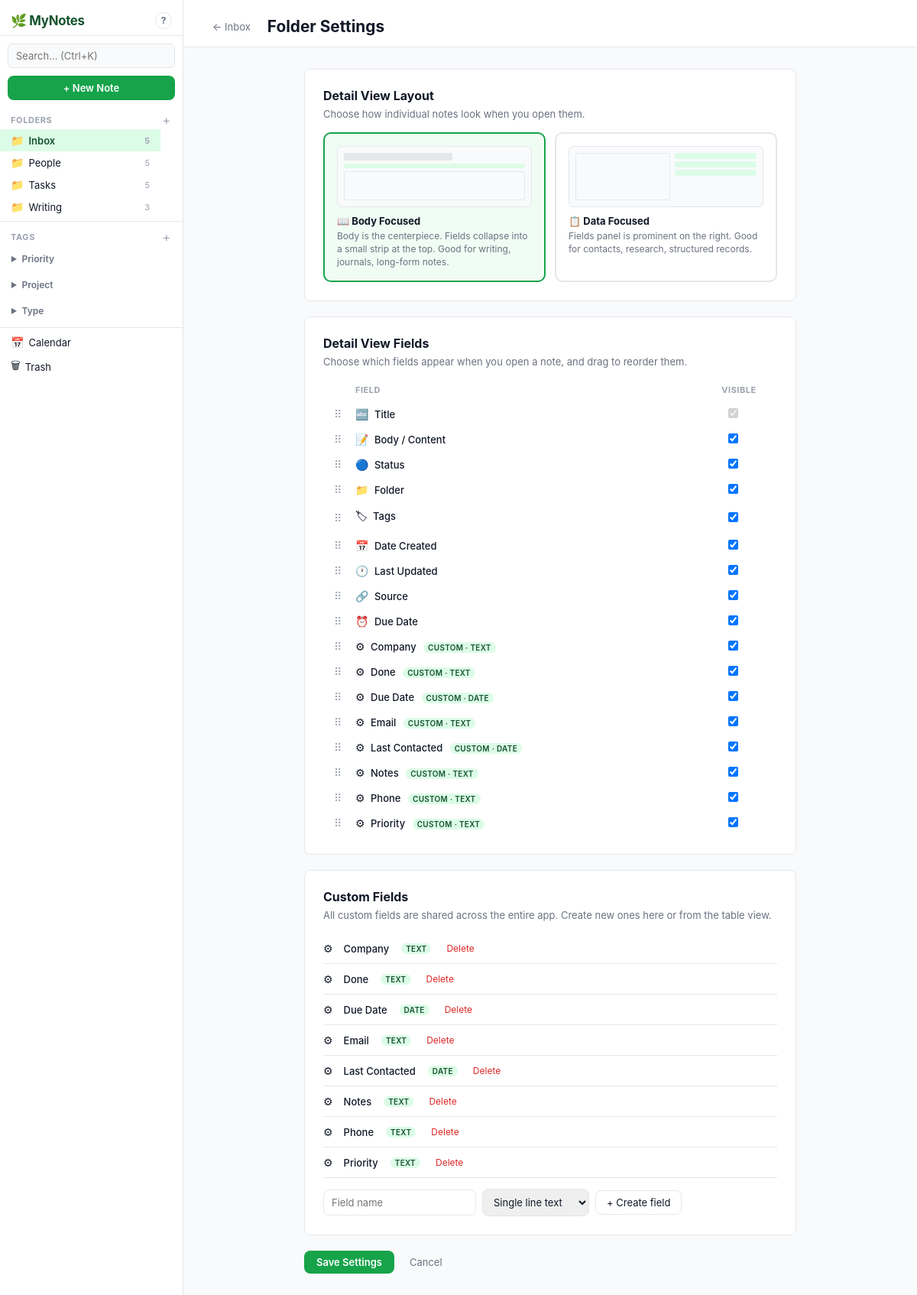
/folder/1/settings, run on the app's committed database.
### tables this page shows
CREATE TABLE folders (
            id INTEGER PRIMARY KEY AUTOINCREMENT,
            name TEXT NOT NULL,
            parent_id INTEGER REFERENCES folders(id) ON DELETE CASCADE,
            created_at TEXT NOT NULL
        , default_view_type TEXT DEFAULT 'card', default_sort_field TEXT DEFAULT 'created_at', default_sort_dir TEXT DEFAULT 'desc', default_filters_json TEXT DEFAULT '[]', default_filter_logic TEXT DEFAULT 'AND', detail_view_mode TEXT DEFAULT 'body', default_sorts_json TEXT DEFAULT '[]');

CREATE TABLE tag_groups (
            id INTEGER PRIMARY KEY AUTOINCREMENT,
            name TEXT NOT NULL
        );

CREATE TABLE custom_fields (
            id INTEGER PRIMARY KEY AUTOINCREMENT,
            folder_id INTEGER REFERENCES folders(id) ON DELETE CASCADE,
            name TEXT NOT NULL,
            field_type TEXT DEFAULT 'text'
        );

### app.py (the view, shortened to what this page needs)
@app.route("/folder/<int:folder_id>/settings", methods=["GET","POST"])
def folder_settings(folder_id):
    conn = get_db()
    folder = conn.execute("SELECT * FROM folders WHERE id=?", (folder_id,)).fetchone()
    if not folder:
        conn.close()
        return redirect(url_for('index'))
    all_custom_fields = conn.execute("SELECT * FROM custom_fields ORDER BY name").fetchall()
    field_settings = {}
    for fs in conn.execute("SELECT * FROM folder_field_settings WHERE folder_id=?", (folder_id,)).fetchall():
        field_settings[fs['field_name']] = dict(fs)
    conn.close()
    return render_template('folder_settings.html',
        folder=dict(folder),
        custom_fields=[dict(f) for f in all_custom_fields],
        field_settings=field_settings,
        active_folder_id=folder_id,
    )

### app.py (called while the page is built)
def get_db():
    conn = sqlite3.connect(DB_PATH)
    conn.row_factory = sqlite3.Row
    conn.execute("PRAGMA foreign_keys = ON")
    return conn

def get_folder_tree_with_views(conn, saved_views_by_folder, parent_id=None):
    rows = conn.execute(
        "SELECT f.*, (SELECT COUNT(*) FROM notes n WHERE n.folder_id=f.id AND n.deleted_at IS NULL AND n.is_archived=0) as note_count "
        "FROM folders f WHERE f.parent_id IS ? ORDER BY f.name", (parent_id,)
    ).fetchall()
    result = []
    for r in rows:
        d = dict(r)
        d['children'] = get_folder_tree_with_views(conn, saved_views_by_folder, r['id'])
        d['saved_views'] = saved_views_by_folder.get(r['id'], [])
        result.append(d)
    return result

### templates/folder_settings.html (shortened to what this page needs)
{% extends "layout.html" %}
{% block content %}
<div class="view-header">
    <div class="view-header-left">
        <a href="/folder/{{ folder.id }}" class="btn-back">← {{ folder.name }}</a>
        <h1 class="view-title">Folder Settings</h1>
    </div>
</div>
<div class="settings-shell">
    <form method="post" id="settings-form">
        <div class="settings-section">
            <h2 class="settings-section-title">Detail View Layout</h2>
            <p class="settings-section-desc">Choose how individual notes look when you open them.</p>
            <div class="layout-mode-picker">
                <label class="layout-mode-option {% if folder.detail_view_mode != 'data' %}layout-mode-active{% endif %}">
                    <div class="layout-mode-preview layout-preview-body">
                        <div class="lp-title"></div>
                        <div class="lp-props"></div>
                        <div class="lp-body"></div>
                    </div>
                    <div class="layout-mode-label">
                        <strong>📖 Body Focused</strong>
                        <span>Body is the centerpiece. Fields collapse into a small strip at the top. Good for writing, journals, long-form notes.</span>
                    </div>
                </label>
                <label class="layout-mode-option {% if folder.detail_view_mode == 'data' %}layout-mode-active{% endif %}">
                    <div class="layout-mode-preview layout-preview-data">
                        <div class="lp-body-small"></div>
                        <div class="lp-fields">
                            <div class="lp-field"></div>
                            <div class="lp-field"></div>
                            <div class="lp-field"></div>
                        </div>
                    </div>
                    <div class="layout-mode-label">
                        <strong>📋 Data Focused</strong>
                        <span>Fields panel is prominent on the right. Good for contacts, research, structured records.</span>
                    </div>
                </label>
            </div>
        </div>
        <div class="settings-section">
            <h2 class="settings-section-title">Detail View Fields</h2>
            <p class="settings-section-desc">Choose which fields appear when you open a note, and drag to reorder them.</p>
            <div class="settings-field-table">
                <div class="settings-field-header">
                    <span></span>
                    <span>Field</span>
                    <span style="text-align:center">Visible</span>
                </div>
                {% set std_fields = [
                    ('title', 'Title', '🔤'),
                    ('body', 'Body / Content', '📝'),
                    ('status', 'Status', '🔵'),
                    ('folder', 'Folder', '📁'),
                    ('tags', 'Tags', '🏷'),
                    ('created_at', 'Date Created', '📅'),
                    ('updated_at', 'Last Updated', '🕐'),
                    ('source', 'Source', '🔗'),
                    ('due_date', 'Due Date', '⏰'),
                ] %}
                <div id="sortable-fields">
                {% set all_rows = [] %}
                {% for field_name, label, icon in std_fields %}
                    {% set fs = field_settings.get(field_name, {}) %}
                    {% set order = fs.get('display_order', loop.index0 * 10) %}
                    {% set visible = fs.get('visible_in_detail', 1) %}
                    {% set _ = all_rows.append({'key': field_name, 'label': label, 'icon': icon, 'order': order, 'visible': visible, 'is_std': true}) %}
                {% endfor %}
                {% for cf in custom_fields %}
                    {% set fs_key = 'cf_' + cf.id|string %}
                    {% set fs = field_settings.get(fs_key, {}) %}
                    {% set order = fs.get('display_order', 500 + loop.index0 * 10) %}
                    {% set visible = fs.get('visible_in_detail', 1) %}
                    {% set _ = all_rows.append({'key': fs_key, 'label': cf.name, 'icon': '⚙', 'order': order, 'visible': visible, 'is_std': false, 'cf': cf}) %}
                {% endfor %}
                {% for row in all_rows | sort(attribute='order') %}
                {% set expanded_key = 'expand_' + row.key %}
                <div class="settings-field-row" draggable="true" data-key="{{ row.key }}">
                    <span class="sf-drag-handle">⠿</span>
                    <span class="settings-field-name" style="cursor:pointer" onclick="toggleFieldExpand('fe-{{ row.key }}')">
                        <span class="sf-icon">{{ row.icon }}</span>
                        {{ row.label }}
                        {% if not row.is_std %}<span class="field-type-tag">custom · {{ row.cf.field_type }}</span>{% endif %}
                    </span>
                    <span style="text-align:center">
                        <input type="checkbox" name="detail_{{ row.key }}" value="1"
                               {% if row.visible != 0 %}checked{% endif %}
                               {% if row.key == 'title' %}disabled{% endif %}>
                    </span>
                </div>
                {% endfor %}
                </div>
            </div>
        </div>
        <div class="settings-section">
            <h2 class="settings-section-title">Custom Fields</h2>
            <p class="settings-section-desc">All custom fields are shared across the entire app. Create new ones here or from the table view.</p>
            {% for cf in custom_fields %}
            <div class="settings-cf-row">
                <span class="sf-icon">⚙</span>
                <span class="settings-field-name">{{ cf.name }}</span>
                <span class="field-type-tag">{{ cf.field_type }}</span>
                <form method="post" action="/api/custom-fields/{{ cf.id }}/delete" style="display:inline" onsubmit="return confirm('Delete field everywhere in the app?')">
                    <button type="submit" class="btn-ghost btn-sm btn-danger">Delete</button>
                </form>
            </div>
            {% endfor %}
            <div class="settings-add-field">
                <input type="text" id="new-field-name" placeholder="Field name" class="form-input" style="max-width:200px">
                <select id="new-field-type" class="form-input" style="max-width:140px">
                    <option value="text">Single line text</option>
                </select>
                <button type="button" class="btn-outline" onclick="addFieldGlobal()">+ Create field</button>
            </div>
        </div>
        <div class="settings-actions">
            <button type="submit" class="btn-primary">Save Settings</button>
            <a href="/folder/{{ folder.id }}" class="btn-ghost">Cancel</a>
        </div>
    </form>
</div>
{% endblock %}

### templates/layout.html (shortened to what this page needs)
<!DOCTYPE html>
<html lang="en">
<head>
    <link rel="stylesheet" href="/static/style.css">
    <link href="https://cdn.quilljs.com/1.3.6/quill.snow.css" rel="stylesheet">
</head>
<body>
<div class="app-shell">
    <aside class="sidebar" id="sidebar">
        <div class="sidebar-header">
            <div class="app-logo">🌿 MyNotes</div>
            <button class="shortcuts-btn" onclick="openModal('modal-shortcuts')" title="Keyboard shortcuts">?</button>
        </div>
        <div class="sidebar-search">
            <form action="/search" method="get">
                <input type="text" name="q" placeholder="Search… (Ctrl+K)" class="sidebar-search-input" id="global-search">
            </form>
        </div>
        <a href="/note/new" class="btn-new-note">+ New Note</a>
        <nav class="sidebar-nav">
            <div class="nav-section">
                <div class="nav-section-header">
                    <span>Folders</span>
                    <button class="nav-add-btn" onclick="openModal('modal-add-folder')" title="New folder">+</button>
                </div>
                {% for folder in sidebar_folders recursive %}
                <div class="nav-folder-wrap">
                    <div class="nav-item-row">
                        <a href="/folder/{{ folder.id }}"
                           class="nav-item {% if active_folder_id is defined and active_folder_id == folder.id %}active{% endif %}"
                           style="padding-left: {{ 14 + loop.depth0 * 14 }}px">
                            <span class="nav-icon">{% if folder.children %}📂{% else %}📁{% endif %}</span>
                            <span class="nav-label">{{ folder.name }}</span>
                            <span class="nav-count">{{ folder.note_count }}</span>
                        </a>
                        <div class="nav-more-wrap">
                        </div>
                    </div>
                </div>
                {% endfor %}
            </div>
            <div class="nav-section">
                <div class="nav-section-header">
                    <span>Tags</span>
                    <button class="nav-add-btn" onclick="openModal('modal-add-tag-group')" title="New tag group">+</button>
                </div>
                {% for group in sidebar_tag_groups %}
                <div class="tag-group-wrap">
                    <div class="tag-group-header" onclick="toggleEl('tg-{{ group.id }}')">
                        <span class="tag-group-arrow">▶</span>
                        <span>{{ group.name }}</span>
                        <div class="nav-more-wrap" onclick="event.stopPropagation()">
                        </div>
                    </div>
                </div>
                {% endfor %}
            </div>
            <div class="nav-section nav-section-bottom">
                <a href="/calendar" class="nav-item {% if active_page is defined and active_page == 'calendar' %}active{% endif %}">
                    <span class="nav-icon">📅</span><span class="nav-label">Calendar</span>
                </a>
                <a href="/trash" class="nav-item {% if active_page is defined and active_page == 'trash' %}active{% endif %}">
                    <span class="nav-icon">🗑</span><span class="nav-label">Trash</span>
                </a>
            </div>
        </nav>
    </aside>
    <main class="main-content">
        {% block content %}{% endblock %}
    </main>
</div>
</body>
</html>

### data on the page
folders: name "Inbox", note_count "5"
folders: name "People", note_count "5"
folders: name "Tasks", note_count "5"
folders: name "Writing", note_count "3"
tag_groups: name "Priority"
tag_groups: name "Project"
tag_groups: name "Type"
custom_fields: icon "⚙", label "Company", cf.field_type "TEXT", name "Company", field_type "TEXT"
custom_fields: icon "⚙", label "Done", cf.field_type "TEXT", name "Done", field_type "TEXT"
custom_fields: icon "⚙", label "Due Date", cf.field_type "DATE", name "Due Date", field_type "DATE"
custom_fields: icon "⚙", label "Email", cf.field_type "TEXT", name "Email", field_type "TEXT"
custom_fields: icon "⚙", label "Last Contacted", cf.field_type "DATE", name "Last Contacted", field_type "DATE"
custom_fields: icon "⚙", label "Notes", cf.field_type "TEXT", name "Notes", field_type "TEXT"
custom_fields: icon "⚙", label "Phone", cf.field_type "TEXT", name "Phone", field_type "TEXT"
custom_fields: icon "⚙", label "Priority", cf.field_type "TEXT", name "Priority", field_type "TEXT"

### other printed values
{{ row.icon }} "🔤" "📝" "🔵" "📁" "🏷" "📅" "🕐" "🔗" "⏰"
{{ row.label }} "Title" "Body / Content" "Status" "Folder" "Tags" "Date Created" "Last Updated" "Source" "Due Date"
